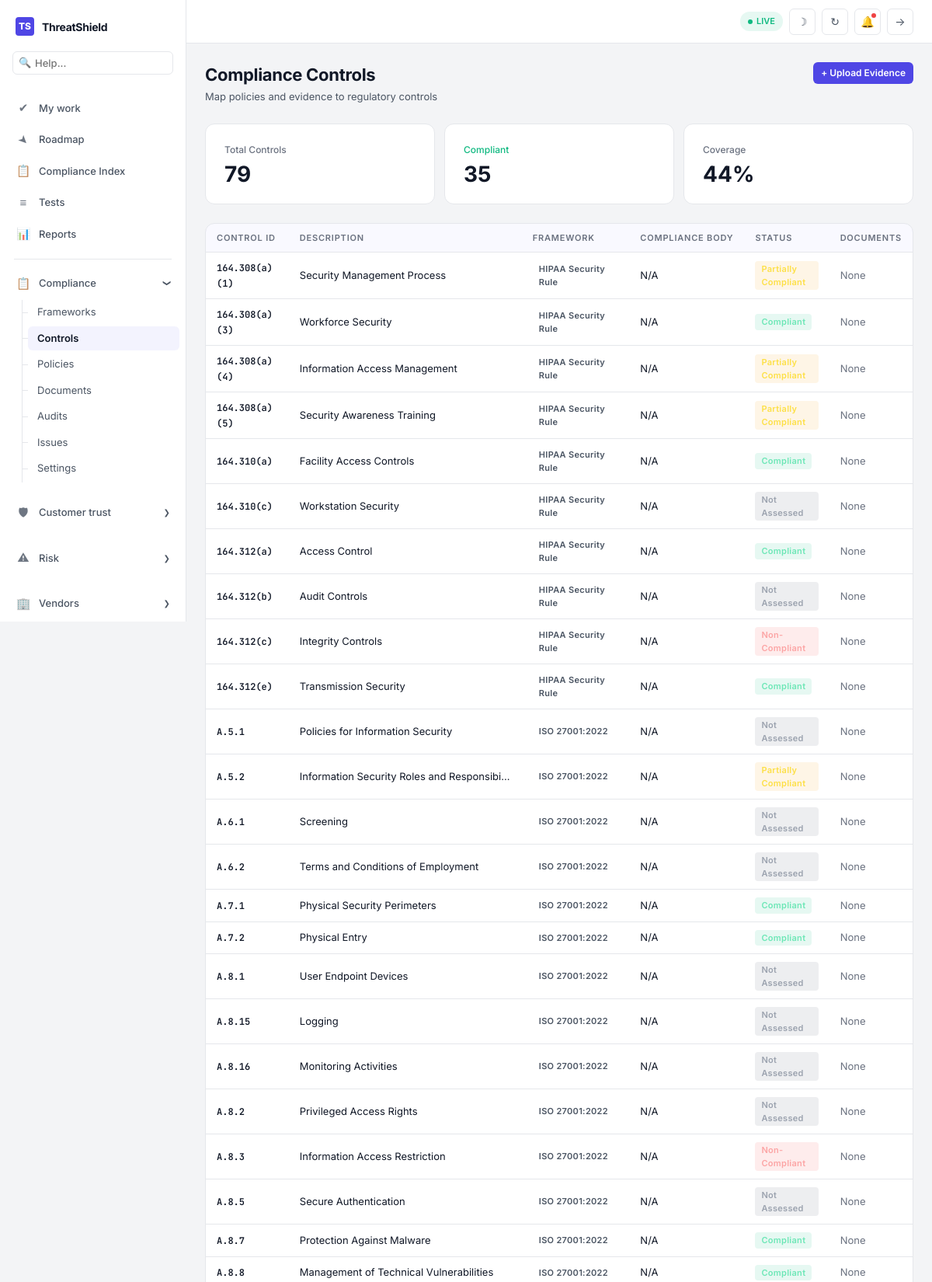
Page /compliance/controls/ (signed in, upper part) on the committed database.
### compliance/models.py (models this page shows, shortened)
class ComplianceControl(models.Model):
    STATUS_CHOICES = [
        ('compliant', 'Compliant'),
        ('non_compliant', 'Non-Compliant'),
        ('partial', 'Partially Compliant'),
        ('not_assessed', 'Not Assessed'),
    ]
    framework = models.ForeignKey(ComplianceFramework, on_delete=models.CASCADE, related_name='controls')
    control_id = models.CharField(max_length=50)
    title = models.CharField(max_length=300)
    description = models.TextField()
    category = models.CharField(max_length=200, blank=True)
    status = models.CharField(max_length=15, choices=STATUS_CHOICES, default='not_assessed')
    mandatory = models.BooleanField(default=True)
    compliance_body = models.CharField(max_length=200, blank=True)
    evidence = models.TextField(blank=True)
    last_audit_date = models.DateTimeField(null=True, blank=True)
    next_audit_date = models.DateTimeField(null=True, blank=True)
    auditor_notes = models.TextField(blank=True)
    created_at = models.DateTimeField(auto_now_add=True)
    updated_at = models.DateTimeField(auto_now=True)
    class Meta:
        ordering = ['control_id']

class ComplianceFramework(models.Model):
    FRAMEWORK_TYPES = [
        ('ISO27001', 'ISO 27001'),
        ('GDPR', 'GDPR'),
        ('DPDP', 'DPDP Act (India)'),
        ('SOC2', 'SOC 2'),
        ('HIPAA', 'HIPAA'),
        ('PCIDSS', 'PCI DSS'),
        ('RBI', 'RBI Guidelines'),
        ('NPCI', 'NPCI Standards'),
        ('UIDAI', 'UIDAI/Aadhaar'),
        ('SEBI', 'SEBI Regulations'),
        ('IRDAI', 'IRDAI Guidelines'),
    ]
    name = models.CharField(max_length=200)
    framework_type = models.CharField(max_length=20, choices=FRAMEWORK_TYPES)
    description = models.TextField()
    version = models.CharField(max_length=50, blank=True)
    is_active = models.BooleanField(default=True)
    created_at = models.DateTimeField(auto_now_add=True)
    class Meta:
        ordering = ['name']

### compliance/views.py (the view)
# urls.py: path('controls/', views.controls_list, name='controls_list'),
@login_required
def controls_list(request):
    controls = ComplianceControl.objects.all()
    if request.user.profile.is_client:
        controls = controls.filter(framework__is_active=True)
    total = controls.count()
    compliant = controls.filter(status='compliant').count()
    comp_pct = round((compliant / total) * 100) if total > 0 else 0
    return render(request, 'compliance/controls_list.html', {
        'controls': controls,
        'total': total,
        'compliant': compliant,
        'comp_pct': comp_pct,
    })

### core/models.py (called while the page is built)
    @property
    def is_admin(self):
        return self.role == 'super_admin' or self.user.is_superuser

    @property
    def is_client(self):
        return self.role in ['client_admin', 'compliance_manager']

    @property
    def is_auditor(self):
        return self.role == 'auditor'

### templates/compliance/controls_list.html (shortened to what this page needs)
{% extends 'base.html' %}
{% block content %}
<div class="page-head">
    <div><h1>Compliance Controls</h1><p>Map policies and evidence to regulatory controls</p></div>
    <a href="{% url 'documents:document_upload' %}" class="btn btn-primary btn-sm">+ Upload Evidence</a>
</div>
<div class="stats-row" style="grid-template-columns:repeat(3,1fr);">
    <div class="stat-card"><div class="sc-label">Total Controls</div><div class="sc-value">{{ total }}</div></div>
    <div class="stat-card"><div class="sc-label" style="color:var(--success);">Compliant</div><div class="sc-value">{{ compliant }}</div></div>
    <div class="stat-card"><div class="sc-label">Coverage</div><div class="sc-value">{{ comp_pct }}%</div></div>
</div>
<div class="card">
    <div class="card-body no-pad">
        <div class="tbl-wrap">
            <table class="tbl">
                <thead>
                    <tr><th>Control ID</th><th>Description</th><th>Framework</th><th>Compliance Body</th><th>Status</th><th>Documents</th></tr>
                </thead>
                <tbody>
                    {% for c in controls %}
                    <tr>
                        <td style="font-weight:600;"><span class="mono">{{ c.control_id }}</span></td>
                        <td style="max-width:300px; white-space:nowrap; overflow:hidden; text-overflow:ellipsis;">{{ c.title }}</td>
                        <td><span class="badge" style="background:var(--bg-secondary);color:var(--text-secondary);">{{ c.framework.name }}</span></td>
                        <td>{{ c.compliance_body|default:"N/A" }}</td>
                        <td><span class="badge badge-{{ c.status }}">{{ c.get_status_display }}</span></td>
                        <td>
                            {% if c.documents.count > 0 %}
                                <a href="{% url 'documents:document_list' %}">{{ c.documents.count }} files</a>
                            {% else %}
                                <span style="color:var(--text-tertiary);">None</span>
                            {% endif %}
                        </td>
                    </tr>
                    {% empty %}
                    <tr><td colspan="6"><div class="empty-state"><p>No controls found.</p></div></td></tr>
                    {% endfor %}
                </tbody>
            </table>
        </div>
    </div>
</div>
{% endblock %}

### static/css/style.css (style rules this page uses)
:root { --bg-base: #F3F4F6; --bg-surface: #FFFFFF; --bg-elevated: #F9FAFB; --bg-hover: #F3F4F6; --bg-input: #FFFFFF; --bg-overlay: rgba(0, 0, 0, 0.4); --text-primary: #111827; --text-secondary: #4B5563; --text-tertiary: #6B7280; --text-inverse: #FFFFFF; --brand-primary: #4F46E5; --brand-secondary: #6366F1; --brand-light: #818CF8; --brand-dark: #3730A3; --success: #10B981; --success-light: #D1FAE5; --success-surface: rgba(16, 185, 129, 0.1); --warning: #F59E0B; --warning-light: #FEF3C7; --warning-surface: rgba(245, 158, 11, 0.1); --danger: #EF4444; --danger-light: #FEE2E2; --danger-surface: rgba(239, 68, 68, 0.1); --info: #3B82F6; --info-surface: rgba(59, 130, 246, 0.1); --severity-critical: #DC2626; --severity-high: #EA580C; --severity-medium: #D97706; --severity-low: #16A34A; --border: #E5E7EB; --border-light: #D1D5DB; --border-focus: #6366F1; --shadow-sm: 0 1px 2px rgba(0,0,0,0.05); --shadow-md: 0 4px 6px -1px rgba(0,0,0,0.1); --shadow-lg: 0 10px 15px -3px rgba(0,0,0,0.1); --sidebar-w: 240px; --header-h: 56px; --radius: 8px; --radius-lg: 12px; }
*, *::before, *::after { box-sizing: border-box; margin: 0; padding: 0; }
html { scroll-behavior: smooth; }
body { font-family: 'Inter', -apple-system, BlinkMacSystemFont, sans-serif; background: var(--bg-base); color: var(--text-primary); line-height: 1.5; font-size: 14px; -webkit-font-smoothing: antialiased; }
a { color: var(--brand-secondary); text-decoration: none; }
.page-head { margin-bottom: 24px; display: flex; justify-content: space-between; align-items: flex-start; }
.page-head h1 { font-size: 22px; font-weight: 700; color: var(--text-primary); letter-spacing: -0.3px; }
.page-head p { font-size: 13px; color: var(--text-secondary); margin-top: 2px; }
.stats-row { display: grid; grid-template-columns: repeat(auto-fit, minmax(200px, 1fr)); gap: 12px; margin-bottom: 24px; }
.stat-card { background: var(--bg-surface); border: 1px solid var(--border); border-radius: var(--radius-lg); padding: 24px; transition: all 0.3s cubic-bezier(0.4, 0, 0.2, 1); position: relative; overflow: hidden; }
.stat-card::after { content: ''; position: absolute; top: -50%; left: -50%; width: 200%; height: 200%; background: radial-gradient(circle at center, var(--brand-primary), transparent 70%); opacity: 0; transition: opacity 0.3s; pointer-events: none; z-index: 0; }
.stat-card .sc-label { font-size: 12px; font-weight: 500; color: var(--text-tertiary); margin-bottom: 8px; display: flex; align-items: center; gap: 6px; }
.stat-card .sc-value { font-size: 28px; font-weight: 700; color: var(--text-primary); line-height: 1; }
.card { background: var(--bg-surface); border: 1px solid var(--border); border-radius: var(--radius-lg); overflow: hidden; }
.card-body { padding: 18px; }
.card-body.no-pad { padding: 0; }
.tbl-wrap { overflow-x: auto; }
.tbl { width: 100%; border-collapse: collapse; }
.tbl thead th { padding: 10px 14px; text-align: left; font-size: 11px; font-weight: 600; color: var(--text-tertiary); text-transform: uppercase; letter-spacing: 0.8px; border-bottom: 1px solid var(--border); background: rgba(99, 102, 241, 0.04); white-space: nowrap; }
.tbl tbody tr { border-bottom: 1px solid var(--border); transition: background 0.1s; }
.tbl tbody td { padding: 10px 14px; font-size: 13px; color: var(--text-primary); }
.tbl .mono { font-family: 'JetBrains Mono', monospace; font-size: 12px; }
.badge { display: inline-flex; align-items: center; padding: 2px 8px; border-radius: 4px; font-size: 11px; font-weight: 600; letter-spacing: 0.3px; }
.badge-compliant { background: var(--success-surface); color: #6EE7B7; }
.badge-non_compliant { background: var(--danger-surface); color: #FCA5A5; }
.badge-partial { background: var(--warning-surface); color: #FDE047; }
.badge-not_assessed { background: rgba(107,114,128,0.12); color: #9CA3AF; }
.btn { display: inline-flex; align-items: center; gap: 6px; padding: 8px 16px; border-radius: 6px; font-size: 13px; font-weight: 600; cursor: pointer; border: none; font-family: 'Inter', sans-serif; transition: all 0.15s; text-decoration: none; }
.btn-primary { background: var(--brand-primary); color: #fff; }
.btn-sm { padding: 5px 10px; font-size: 12px; }

### rows in the picture
ComplianceControl: control_id "164.308(a)(1)", title "Security Management Process", framework.name "HIPAA Security Rule", compliance_body "N/A", status "Partially Compliant", shows "None"
ComplianceControl: control_id "164.308(a)(3)", title "Workforce Security", framework.name "HIPAA Security Rule", compliance_body "N/A", status "Compliant", shows "None"
ComplianceControl: control_id "164.308(a)(4)", title "Information Access Management", framework.name "HIPAA Security Rule", compliance_body "N/A", status "Partially Compliant", shows "None"
ComplianceControl: control_id "164.308(a)(5)", title "Security Awareness Training", framework.name "HIPAA Security Rule", compliance_body "N/A", status "Partially Compliant", shows "None"
ComplianceControl: control_id "164.310(a)", title "Facility Access Controls", framework.name "HIPAA Security Rule", compliance_body "N/A", status "Compliant", shows "None"
ComplianceControl: control_id "164.310(c)", title "Workstation Security", framework.name "HIPAA Security Rule", compliance_body "N/A", status "Not Assessed", shows "None"
ComplianceControl: control_id "164.312(a)", title "Access Control", framework.name "HIPAA Security Rule", compliance_body "N/A", status "Compliant", shows "None"
ComplianceControl: control_id "164.312(b)", title "Audit Controls", framework.name "HIPAA Security Rule", compliance_body "N/A", status "Not Assessed", shows "None"
ComplianceControl: control_id "164.312(c)", title "Integrity Controls", framework.name "HIPAA Security Rule", compliance_body "N/A", status "Non-Compliant", shows "None"
ComplianceControl: control_id "164.312(e)", title "Transmission Security", framework.name "HIPAA Security Rule", compliance_body "N/A", status "Compliant", shows "None"
ComplianceControl: control_id "A.5.1", title "Policies for Information Security", framework.name "ISO 27001:2022", compliance_body "N/A", status "Not Assessed", shows "None"
ComplianceControl: control_id "A.5.2", title "Information Security Roles and Responsibi…", framework.name "ISO 27001:2022", compliance_body "N/A", status "Partially Compliant", shows "None"
ComplianceControl: control_id "A.6.1", title "Screening", framework.name "ISO 27001:2022", compliance_body "N/A", status "Not Assessed", shows "None"
ComplianceControl: control_id "A.6.2", title "Terms and Conditions of Employment", framework.name "ISO 27001:2022", compliance_body "N/A", status "Not Assessed", shows "None"
ComplianceControl: control_id "A.7.1", title "Physical Security Perimeters", framework.name "ISO 27001:2022", compliance_body "N/A", status "Compliant", shows "None"
ComplianceControl: control_id "A.7.2", title "Physical Entry", framework.name "ISO 27001:2022", compliance_body "N/A", status "Compliant", shows "None"
ComplianceControl: control_id "A.8.1", title "User Endpoint Devices", framework.name "ISO 27001:2022", compliance_body "N/A", status "Not Assessed", shows "None"
ComplianceControl: control_id "A.8.15", title "Logging", framework.name "ISO 27001:2022", compliance_body "N/A", status "Not Assessed", shows "None"
ComplianceControl: control_id "A.8.16", title "Monitoring Activities", framework.name "ISO 27001:2022", compliance_body "N/A", status "Not Assessed", shows "None"
ComplianceControl: control_id "A.8.2", title "Privileged Access Rights", framework.name "ISO 27001:2022", compliance_body "N/A", status "Not Assessed", shows "None"
ComplianceControl: control_id "A.8.3", title "Information Access Restriction", framework.name "ISO 27001:2022", compliance_body "N/A", status "Non-Compliant", shows "None"
ComplianceControl: control_id "A.8.5", title "Secure Authentication", framework.name "ISO 27001:2022", compliance_body "N/A", status "Not Assessed", shows "None"
ComplianceControl: control_id "A.8.7", title "Protection Against Malware", framework.name "ISO 27001:2022", compliance_body "N/A", status "Compliant", shows "None"
ComplianceControl: control_id "A.8.8", title "Management of Technical Vulnerabilities", framework.name "ISO 27001:2022", compliance_body "N/A", status "Compliant", shows "None"

### other values in the picture
{{ total }} "79"
{{ compliant }} "35"
{{ comp_pct }} "44"
